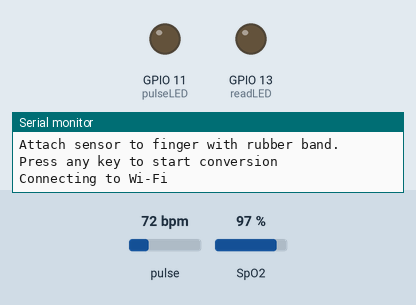
The sketch below on a simulated ESP32-S3. On the bench: output pins drawn as LEDs (lit = HIGH), the last lines printed to the serial monitor. Dashed ring = blinking. The test bench sets the inputs (shaded band); at power-on: pulse 72 bpm, SpO2 97 %. WiFi joins after 1.5 s; servers stay silent unless stated; the local clock reads 2024-03-15 10:24:30 at power-on unless the sketch sets it; no MQTT or app messages arrive unless stated.

Above: at 0.1 s.
At 125.69 s:
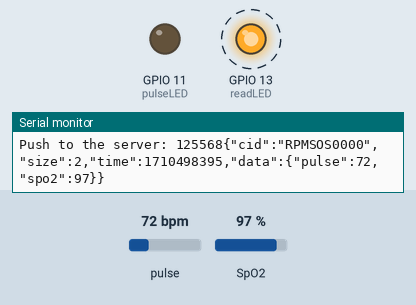
Timing chart, 0 to 126.0 s (numbered marks = the images above):
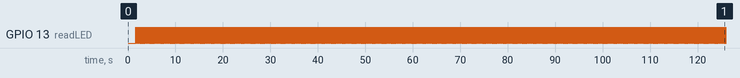

The sketch:

aws_IOT_esp32.ino
```cpp
#include "Arduino.h"
#include "aws_certificate.h"
#include "aws_parameter.h"
#include "wifi_credential.h"
#include "string.h"
#include <WiFiClientSecure.h>
#include <PubSubClient.h>
#include <ArduinoJson.h>
#include "WiFi.h"
#include "time.h"
#include "aws_IOT_esp32.h"

// Secure connection
WiFiClientSecure net = WiFiClientSecure();
// Client MQTT
PubSubClient client(net);
void connectAWS()
{
  WiFi.mode(WIFI_STA);
  WiFi.begin(WIFI_SSID, WIFI_PASSWORD);

  Serial.println("Connecting to Wi-Fi");

  while (WiFi.status() != WL_CONNECTED)
  {
    delay(500);
    Serial.print(".");
  }

  // Configure WiFiClientSecure to use the AWS IoT device credentials
  net.setCACert(AWS_CERT_CA);
  net.setCertificate(AWS_CERT_CRT);
  net.setPrivateKey(AWS_CERT_PRIVATE);

  // Connect to the MQTT broker on the AWS endpoint we defined earlier
  client.setServer(AWS_IOT_ENDPOINT, 8883);

  // Create a message handler

  Serial.println("Connecting to AWS IOT");
  StaticJsonDocument<200> doc_off;
  doc_off["cid"]  = cid;
  doc_off["code"] = OFFLINE;
  char msg_offline[512];
  serializeJson(doc_off, msg_offline);
  Serial.println(msg_offline);
  while (!client.connect(THINGNAME, AWS_IOT_PUBLISH_STATUS, 1, true, msg_offline))
  {
    Serial.print(".");
    delay(100);
  }

  if (!client.connected())
  {
    Serial.println("AWS IoT Timeout!");
    return;
  }

  // Subscribe to a topic
//  client.subscribe(AWS_IOT_SUBSCRIBE_TOPIC);
  StaticJsonDocument<200> doc_on;
  doc_on["cid"]  = cid;
  doc_on["code"] = ONLINE;
  char msg_online[512];
  serializeJson(doc_on, msg_online);
  Serial.println(msg_online);
  client.publish(AWS_IOT_PUBLISH_STATUS, msg_online, true);
  Serial.println("AWS IoT Connected!");
}
void publishMessage(String cid, int s_size, double p_val, double o_val)
{
  StaticJsonDocument<200> doc;
  doc["cid"] = cid;
  doc["size"] = s_size;
  doc["time"]= Get_Epoch_Time();
  doc["data"]["pulse"] = p_val;
  doc["data"]["spo2"]  = o_val;
  char jsonBuffer[512];
  serializeJson(doc, jsonBuffer); // print to clien
  client.publish(AWS_IOT_PUBLISH_TOPIC, jsonBuffer, true);
  Serial.println(jsonBuffer);
}


unsigned long Get_Epoch_Time() {
  time_t now;
  struct tm timeinfo;
  if (!getLocalTime(&timeinfo)) {
    Serial.println("Failed to obtain time");
    return(0);
  }
  time(&now);
  return now;
}
```

aws_IOT_esp32.h
```cpp
void connectAWS();
void publishMessage(String cid, int s_size, double p_val, double o_val);
unsigned long Get_Epoch_Time();
```

aws_certificate.h
```cpp
#include <pgmspace.h>

// Amazon Root CA 1 (AmazonRootCA1.pem)
static const char AWS_CERT_CA[] PROGMEM = R"EOF(
-----BEGIN CERTIFICATE-----
MIIDQTCCAimgAwIBAgITBmyfz5m/jAo54vB4ikPmljZbyjANBgkqhkiG9w0BAQsF
ADA5MQswCQYDVQQGEwJVUzEPMA0GA1UEChMGQW1hem9uMRkwFwYDVQQDExBBbWF6
b24gUm9vdCBDQSAxMB4XDTE1MDUyNjAwMDAwMFoXDTM4MDExNzAwMDAwMFowOTEL
MAkGA1UEBhMCVVMxDzANBgNVBAoTBkFtYXpvbjEZMBcGA1UEAxMQQW1hem9uIFJv
b3QgQ0EgMTCCASIwDQYJKoZIhvcNAQEBBQADggEPADCCAQoCggEBALJ4gHHKeNXj
ca9HgFB0fW7Y14h29Jlo91ghYPl0hAEvrAIthtOgQ3pOsqTQNroBvo3bSMgHFzZM
9O6II8c+6zf1tRn4SWiw3te5djgdYZ6k/oI2peVKVuRF4fn9tBb6dNqcmzU5L/qw
IFAGbHrQgLKm+a/sRxmPUDgH3KKHOVj4utWp+UhnMJbulHheb4mjUcAwhmahRWa6
VOujw5H5SNz/0egwLX0tdHA114gk957EWW67c4cX8jJGKLhD+rcdqsq08p8kDi1L
93FcXmn/6pUCyziKrlA4b9v7LWIbxcceVOF34GfID5yHI9Y/QCB/IIDEgEw+OyQm
jgSubJrIqg0CAwEAAaNCMEAwDwYDVR0TAQH/BAUwAwEB/zAOBgNVHQ8BAf8EBAMC
AYYwHQYDVR0OBBYEFIQYzIU07LwMlJQuCFmcx7IQTgoIMA0GCSqGSIb3DQEBCwUA
A4IBAQCY8jdaQZChGsV2USggNiMOruYou6r4lK5IpDB/G/wkjUu0yKGX9rbxenDI
U5PMCCjjmCXPI6T53iHTfIUJrU6adTrCC2qJeHZERxhlbI1Bjjt/msv0tadQ1wUs
N+gDS63pYaACbvXy8MWy7Vu33PqUXHeeE6V/Uq2V8viTO96LXFvKWlJbYK8U90vv
o/ufQJVtMVT8QtPHRh8jrdkPSHCa2XV4cdFyQzR1bldZwgJcJmApzyMZFo6IQ6XU
5MsI+yMRQ+hDKXJioaldXgjUkK642M4UwtBV8ob2xJNDd2ZhwLnoQdeXeGADbkpy
rqXRfboQnoZsG4q5WTP468SQvvG5
-----END CERTIFICATE-----
)EOF";

// Device Certificate (XXXXXXXXXX-certificate.pem.crt)
static const char AWS_CERT_CRT[] PROGMEM = R"KEY(
-----BEGIN CERTIFICATE-----
MIIDWTCCAkGgAwIBAgIUX4GB8WPp6Ts9yikHdr8ygY9TI2UwDQYJKoZIhvcNAQEL
BQAwTTFLMEkGA1UECwxCQW1hem9uIFdlYiBTZXJ2aWNlcyBPPUFtYXpvbi5jb20g
SW5jLiBMPVNlYXR0bGUgU1Q9V2FzaGluZ3RvbiBDPVVTMB4XDTIyMDMyMjA3MTU0
MFoXDTQ5MTIzMTIzNTk1OVowHjEcMBoGA1UEAwwTQVdTIElvVCBDZXJ0aWZpY2F0
ZTCCASIwDQYJKoZIhvcNAQEBBQADggEPADCCAQoCggEBAN1+vDdsorMWKFQeKdCv
WoaL7gd6/ROOO0p2kW2D1WDNLoSA9Wt16O4Pn0t64pk63rE1wuEQnFzvtTlOuCDZ
YGCc80aGngQ61VNctqgAQV0Af0MzQClO6MRtgBEHepC7PQtgLVPCxI+2Km6F3Eud
DmYFFcz05/i1xrNFRQ1wHOz5tgYpJlevx/ndAhAzSEXp/ABvPw7eOAOmBXir/Qva
LyUWjyRz5tN+MiM5m5qOEOJeuSxfNGj0MZixUgdjCckaFyHjfVga+bao2PvLxHuz
QbVAI0+229hoP8MLUNHc/In7ZCDn7Xa/94XZgBQzcv1oFPtWHhOi3KfaiMNTq/vs
75kCAwEAAaNgMF4wHwYDVR0jBBgwFoAUuRF9jFHILmt6+4/eEiF40K9XjnIwHQYD
VR0OBBYEFIvtwsuAg06SWZ/XlmEJqi2je/m1MAwGA1UdEwEB/wQCMAAwDgYDVR0P
AQH/BAQDAgeAMA0GCSqGSIb3DQEBCwUAA4IBAQCSdKEawbPOYQxoyAGGXj9f+oWI
GImcf7W0atGWtawHuRGORFH/v17hchTtzX/gIQFt2H8kKp0uNIGY5BXhctuBGaDl
zLw8Jr8IpY+GGCozC9rvSsfHxYFmTkZgjH/5Cib6tTErT0hSwmDHq0I3ol/MIDh0
IqtKM5FRU+jZewFWJGT1ag5xXACa1oMzDuEmeYuXNsxTOgItTc/rvVyDUKX2/4Ba
SD4UZ8PxOXmYrQ+H8U8sP3pfqir2K1VVpNpJjYyi15gyyhHQ6gEATWWPPCp/Ya32
7sttusdCdi1IYgKTNYIBwDYoF1vtOEndFvkYn5X3T82YGpi76F2avOh7Ovm5
-----END CERTIFICATE-----
)KEY";

// Device Private Key (XXXXXXXXXX-private.pem.key)
static const char AWS_CERT_PRIVATE[] PROGMEM = R"KEY(
-----BEGIN RSA PRIVATE KEY-----
MIIEpAIBAAKCAQEA3X68N2yisxYoVB4p0K9ahovuB3r9E447SnaRbYPVYM0uhID1
a3Xo7g+fS3rimTresTXC4RCcXO+1OU64INlgYJzzRoaeBDrVU1y2qABBXQB/QzNA
KU7oxG2AEQd6kLs9C2AtU8LEj7YqboXcS50OZgUVzPTn+LXGs0VFDXAc7Pm2Bikm
V6/H+d0CEDNIRen8AG8/Dt44A6YFeKv9C9ovJRaPJHPm034yIzmbmo4Q4l65LF80
aPQxmLFSB2MJyRoXIeN9WBr5tqjY+8vEe7NBtUAjT7bb2Gg/wwtQ0dz8iftkIOft
dr/3hdmAFDNy/WgU+1YeE6Lcp9qIw1Or++zvmQIDAQABAoIBAHBOqIS50q1XmM8+
FBm6L/50yRaF5/iYb7vL7uVGqVTR9Lo+4THBsX+z8CNHhcoILY5RIiUYVRBSguMx
5O7TCakzK68g5tJiOnRwWDVLG9laPS0HuYq4dhHTK9J2plDof4VbGOCVqzDrPwyX
VyIH2pskDO/FZjGXic6wWtj7dc85xMRkuZ4B3lEnurIGblBXP3RF0XtMmzRc6EPd
ml9zICT4RXKARbIhyBrXJTDdw1eI1nXLIKGRxjLKOPfFeSWjMGIcK41nm2PILqNT
9FfR31JOfoEUoLA+LLqu8dr4QxS1WRnoWwFaHxNjV6l+GWdEQI6A4xOP7wLD06Q8
XNpP1vkCgYEA97rqRDwHxYoifMoTQ3RuC4yjEAKL8+Q9tgv+UF4V2yBtlpMEGByy
twisdC4SrXZVaZ8ZsBxSj2R9G2F8pJvp7XTUGz4zM18rCBmzVUmQraDfDM/RquM/
F3pJpEeJkvRNS6Fzm+es1FGXtIDPsTXRlfmHBlYd2t+RQ6zsLQ5AV9sCgYEA5OOd
7wOb1bsKmI0J0EmLeMyhA1vHTLKFGj8SjB0zIOjwMqZBOnEn4SEPKhrIXSwAFN/M
eFpbSJaIdwmB/bxS3GVk8fOL6FYD/7n/+Cg921bRppillvsttefgAfofqElseboC
EB/WYaPiDwZFlObWZLsjSLPlt5K83waoUsO6mpsCgYEAn2FOHyBQD7NThN2tjxR1
SFDvB/nbeMo7Och1kdc2UIiIePuVAr5T7JZT/Vs3AQrE4PNPX5KZO0/3fYo22uDE
m9UyMWTPJBnyYX/HdPOjdVGur1t1FXCmwsAWaO7tf/JVWHdDHebrtp3X8HV/Kg/q
C4dCa70z8AEuQFAcktA8bUkCgYB5kGZWBi2i4zcqdGXM6PKZUt0FQp5kHsBQg0Uf
g3afOPgxfllQZ77Nc9hw/U6DJZZZf89B8INg1wpdZoBSuc2sXnGxiy84U07GaAwJ
yZ2ou8CXYaU4vei2HxO7GRPtNinVsLPdynr62qZ6YlNcVQly8G059MnBqL6FGS0W
3/tglwKBgQC1tpwYzCmpmZ3bsknThPmjuuv6c1hmiQp5gc1CEVSwCWRYCSoojvJN
SViP7AnI4+pu/EfvtewoH+5hDhusTDAFKNmrbVnQ6ID+7uJp9XAqkWMjaW9l6jwt
32mFep5UGLAqqT0TPB0z/7lxszKUwCFqKWRKfm5qzh3IeD6lgLUSuw==
-----END RSA PRIVATE KEY-----
)KEY";
```

aws_parameter.h
```cpp
#include <ArduinoJson.h>
#include "string.h"

const char* THINGNAME = "RPMSOS0000";
char AWS_IOT_ENDPOINT[] = "a2r0f2fq44oocy-ats.iot.us-east-1.amazonaws.com";
const String cid = "RPMSOS0000";

#define AWS_IOT_PUBLISH_TOPIC  "rpm/sos/RPMSOS0000"
#define AWS_IOT_PUBLISH_STATUS "rpm/tus/RPMSOS0000"

#define OFFLINE 1
#define ONLINE  0
```

pulse_processing.h
```cpp
#include <Wire.h>
#include "MAX30105.h"
#include "spo2_algorithm.h"
#include "aws_IOT_esp32.h"

MAX30105 particleSensor;

#define MAX_BRIGHTNESS 255

#if defined(__AVR_ATmega328P__) || defined(__AVR_ATmega168__)
//Arduino Uno doesn't have enough SRAM to store 100 samples of IR led data and red led data in 32-bit format
//To solve this problem, 16-bit MSB of the sampled data will be truncated. Samples become 16-bit data.
uint16_t irBuffer[100]; //infrared LED sensor data
uint16_t redBuffer[100];  //red LED sensor data
#else
uint32_t irBuffer[100]; //infrared LED sensor data
uint32_t redBuffer[100];  //red LED sensor data
#endif
```

pulse_processing.ino
```cpp
// (licence header left out)
#include "pulse_processing.h"

int32_t bufferLength; //data length
int32_t spo2; //SPO2 value
int8_t validSPO2; //indicator to show if the SPO2 calculation is valid
int32_t heartRate; //heart rate value
int8_t validHeartRate; //indicator to show if the heart rate calculation is valid

byte pulseLED = 11; //Must be on PWM pin
byte readLED = 13; //Blinks with each data read

int s_size = 2;
//WiFiClientSecure net = WiFiClientSecure();
//// Client MQTT
//PubSubClient client(net);

void setup()
{
  Serial.begin(115200); // initialize serial communication at 115200 bits per second:

  pinMode(pulseLED, OUTPUT);
  pinMode(readLED, OUTPUT);

  // Initialize sensor
  if (!particleSensor.begin(Wire, I2C_SPEED_FAST)) //Use default I2C port, 400kHz speed
  {
    Serial.println(F("MAX30105 was not found. Please check wiring/power."));
    while (1);
  }

  Serial.println(F("Attach sensor to finger with rubber band. Press any key to start conversion"));
  //while (Serial.available() == 0) ; //wait until user presses a key
  Serial.read();

  byte ledBrightness = 60; //Options: 0=Off to 255=50mA
  byte sampleAverage = 4; //Options: 1, 2, 4, 8, 16, 32
  byte ledMode = 2; //Options: 1 = Red only, 2 = Red + IR, 3 = Red + IR + Green
  byte sampleRate = 100; //Options: 50, 100, 200, 400, 800, 1000, 1600, 3200
  int pulseWidth = 411; //Options: 69, 118, 215, 411
  int adcRange = 4096; //Options: 2048, 4096, 8192, 16384

  particleSensor.setup(ledBrightness, sampleAverage, ledMode, sampleRate, pulseWidth, adcRange); //Configure sensor with these settings

  configTime(0, 0, ntpServer);
  randomSeed(analogRead(0));
  Serial.begin(115200);
  connectAWS();
}

void loop()
{
  bufferLength = 100; //buffer length of 100 stores 4 seconds of samples running at 25sps

  //read the first 100 samples, and determine the signal range
  while (1)
  {
    //take 1000 sets of samples before calculating the heart rate.
    for (byte i = 0; i < bufferLength; i++)
    {
      while (particleSensor.available() == false) //do we have new data?
        particleSensor.check(); //Check the sensor for new data

      digitalWrite(readLED, !digitalRead(readLED)); //Blink onboard LED with every data read

      redBuffer[i] = particleSensor.getRed();
      irBuffer[i] = particleSensor.getIR();
      particleSensor.nextSample(); //We're finished with this sample so move to next sample
    }
    // Calculate heart_rate and oxygen_saturation
    maxim_heart_rate_and_oxygen_saturation(irBuffer, bufferLength, redBuffer, &spo2, &validSPO2, &heartRate, &validHeartRate);
      Serial.print(F(", HR="));
      Serial.print(heartRate, DEC);

      Serial.print(F(", HRvalid="));
      Serial.print(validHeartRate, DEC);

      Serial.print(F(", SPO2="));
      Serial.print(spo2, DEC);

      Serial.print(F(", SPO2Valid="));
      Serial.println(validSPO2, DEC);
    //Push to the server
    if(validSPO2 == 1 && validHeartRate == 1){
      Serial.print("Push to the server: " + String(millis()));
      publishMessage(cid, s_size, heartRate, spo2);
      client.loop();
    }
  }
}
```

wifi_credential.h
```cpp
char WIFI_SSID[] = "Bbace";
char WIFI_PASSWORD[] = "11092703";
char ntpServer[] = "pool.ntp.org";
```

Measured:
- by itself, GPIO 13 (readLED): alternates HIGH for 0.04 s and LOW for 0.04 s
- by itself, everything shown: repeats every 35.3 s, in 172 steps
